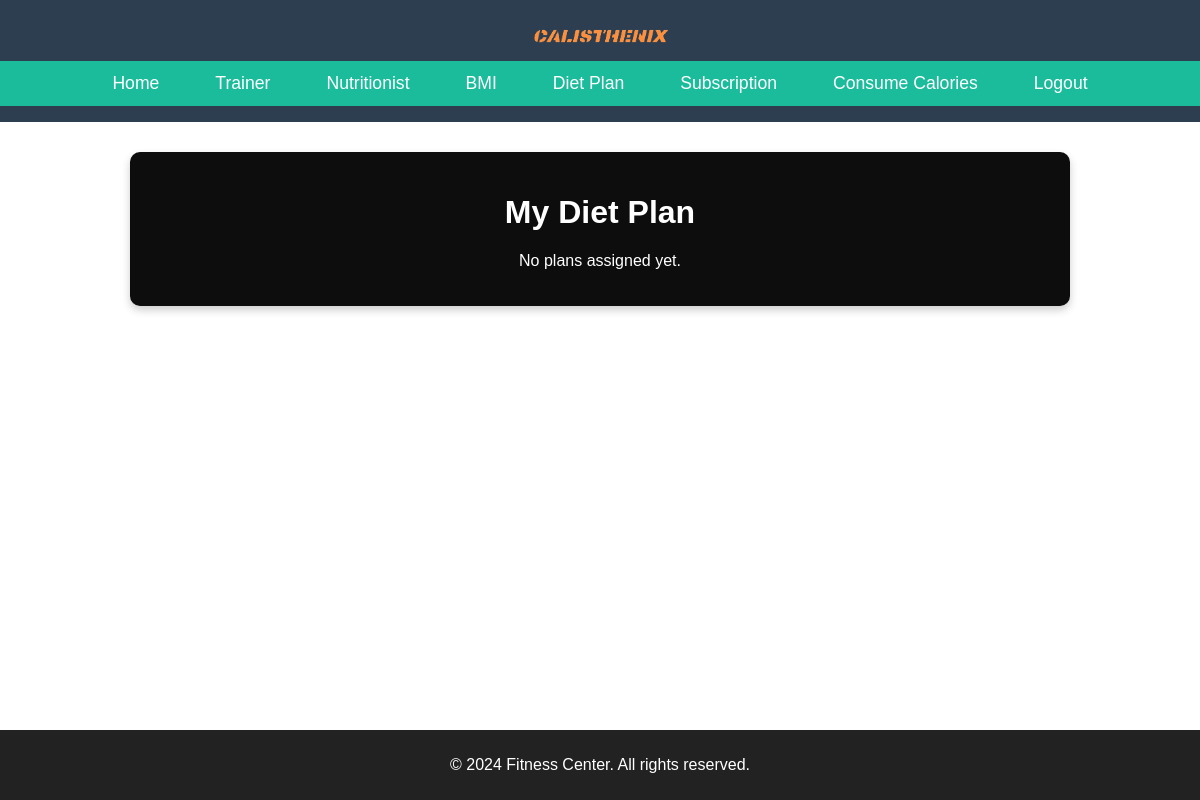
Page /view_diet_plan.php (signed in) on the earlier database version.
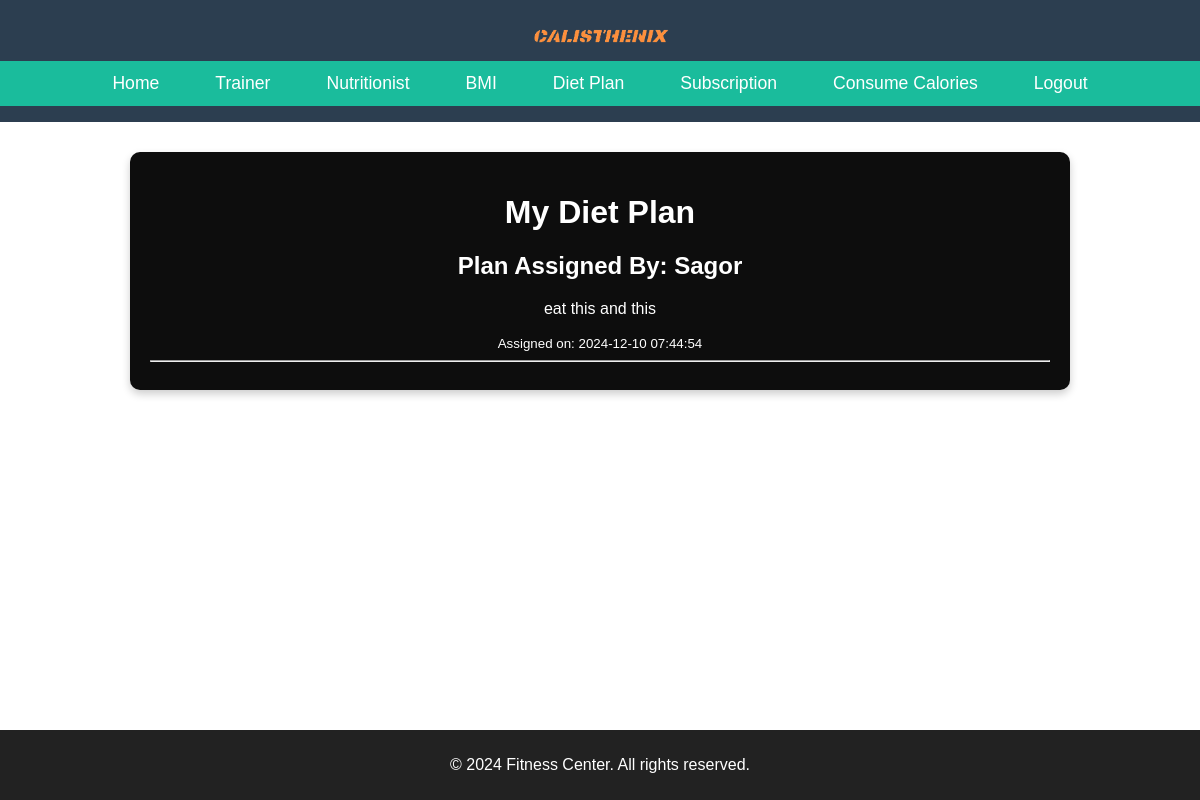
Same page on the later database version.
### tables this page shows
CREATE TABLE `diet_plans` (
  `id` int(11) NOT NULL,
  `member_id` int(11) NOT NULL,
  `nutritionist_id` int(11) NOT NULL,
  `plan` text NOT NULL,
  `created_at` timestamp NOT NULL DEFAULT current_timestamp()
);

CREATE TABLE `nutritionists` (
  `id` int(11) NOT NULL,
  `name` varchar(255) NOT NULL,
  `email` varchar(255) NOT NULL,
  `password` varchar(255) NOT NULL
);

### view_diet_plan.php (the view, shortened to what this page needs)
<?php
$servername = "localhost";
$username = "root";
$password_db = "";
$dbname = "CalistheniX_db";
$conn = new mysqli($servername, $username, $password_db, $dbname);
$member_id = $_SESSION['member_id'];
$sql = "SELECT dp.plan, n.name AS nutritionist_name, dp.created_at
        FROM diet_plans dp
        JOIN nutritionists n ON dp.nutritionist_id = n.id
        WHERE dp.member_id = ?";
$stmt = $conn->prepare($sql);
$stmt->bind_param("i", $member_id);
$stmt->execute();
$result = $stmt->get_result();
?>
<!DOCTYPE html>
<html lang="en">
<head>
    <link rel="stylesheet" href="css/member_dashboard.css">
</head>
<body>
    <header>
        <div class="logo">
            <img src="images/CalistheniX.png" alt="Fitness Center Logo" class="logo-img">
        </div>
        <nav>
            <ul>
                <li><a href="member_dashboard.php">Home</a></li>
                <li><a href="trainer_list.php">Trainer</a></li>
                <li><a href="nutritionists_list.php">Nutritionist</a></li>
                <li><a href="bmi_calculator.php">BMI</a></li>
                <li><a href="view_diet_plan.php">Diet Plan</a></li>
                <li><a href="memberSubscription.php">Subscription</a></li>
                <li><a href="calorie_tracker.php">Consume Calories</a></li>
                <li><a href="member_login.php">Logout</a></li>
            </ul>
        </nav>
    </header>
    <main>
        <h1>My Diet Plan</h1>
        <?php if ($result->num_rows > 0): ?>
            <?php while ($row = $result->fetch_assoc()): ?>
                <div>
                    <h2>Plan Assigned By: <?php echo htmlspecialchars($row['nutritionist_name']); ?></h2>
                    <p><?php echo nl2br(htmlspecialchars($row['plan'])); ?></p>
                    <small>Assigned on: <?php echo htmlspecialchars($row['created_at']); ?></small>
                </div>
                <hr>
            <?php endwhile; ?>
        <?php else: ?>
            <p>No plans assigned yet.</p>
        <?php endif; ?>
    </main>
<footer>
    <p>&copy; <?php echo date("Y"); ?> Fitness Center. All rights reserved.</p>
</footer>
</body>
</html>

Differences in the rows shown:
added diet_plans: nutritionist.name "Sagor", plan "eat this and this", created_at "2024-12-10 07:44:54"
Other differences:
text no longer shown: "No plans assigned yet."
